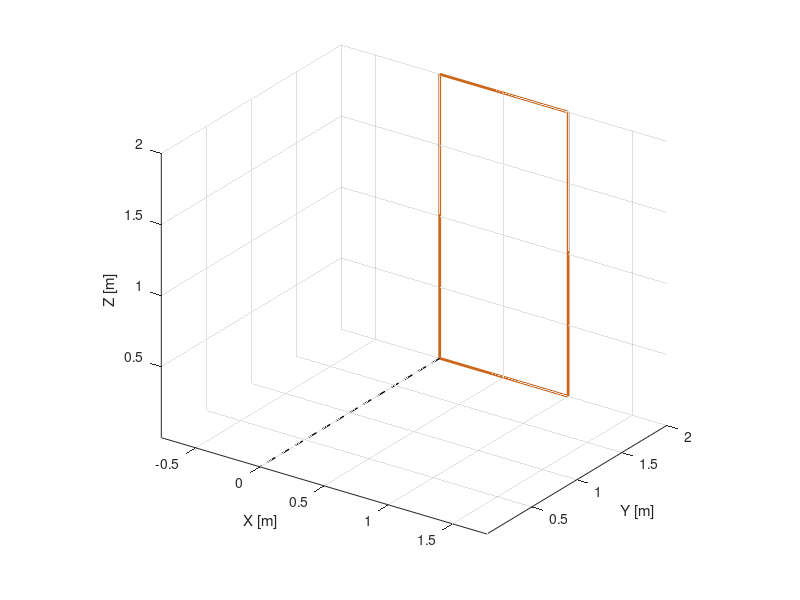

Recreate this plot in MATLAB. (Note: this script raises an error after producing the figure.)
clc;
clear;
close all;

% Load Part A trajectory data
load('partA_H_trajectory.mat', 'H_traj');   % handle frame trajectory
load('partA_D_trajectory.mat', 'D_traj');   % door frame trajectory

% Extract the initial transforms
g_H0 = H_traj(:, :, 1);   % {H}_0 (handle in world at t = 0)
g_D0 = D_traj(:, :, 1);   % {D}_0 (door in world at t = 0)

% Define the fixed hand–eye transform g_he from {H} to {e}
R_he = [0 0 -1;
        0 1  0;
        1 0  0];
p_he = [0.1; 0.1; 0];
g_he = [R_he, p_he;
        0 0  0  1];

% Compute the initial end-effector frame {e}_0 in the world:
% {e} = {H} * g_he
g_e0 = g_H0 * g_he;

% Door dimensions (same as Part A)
l = 1.0;          % door width [m]
door_height = 2;  % door height [m]

% Plotting the initial configuration
figure('Name','Initial Door & Frames','Color','w');
axis equal;
view(35, 25);
grid on;
xlabel('X [m]');
ylabel('Y [m]');
zlabel('Z [m]');
hold on;

% Plot door shape in world coordinates (all four edges)
door_vertices = [ 0         0           0;
                  l         0           0;
                  l         0    door_height;
                  0         0    door_height;
                  0         0           0 ]';
doorW = g_D0(1:3,1:3) * door_vertices + g_D0(1:3,4);
plot3(doorW(1,:), doorW(2,:), doorW(3,:), ...
      'Color', [0.8 0.4 0.1], 'LineWidth', 2);

% Plot hinge axis (dashed line)
plot3([0 0], [2 0], [0 0], 'k--', 'LineWidth', 1);

% Plot the door frame {D}_0 at its world pose (blue axes)
trplot(g_D0, 'frame','D_0', 'color','b', 'length', 0.3);

% Plot the handle frame {H}_0 at its world pose (red axes)
trplot(g_H0, 'frame','H_0', 'color','r', 'length', 0.3);

% Plot the end-effector frame {e}_0 at its world pose (green axes)
trplot(g_e0, 'frame','e_0', 'color','g', 'length', 0.3);

% Adjust axis limits to clearly see everything
axis([-0.2  1.4   0   2.8   0   2.2]);

% Title
title('Initial Configuration: Door, Handle {H}_0, and End-Effector {e}_0');

hold off;
